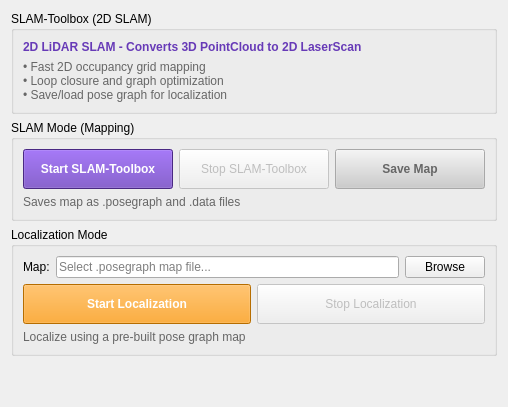
      <widget class="QWidget" name="tabSlamToolbox">
       <attribute name="title">
        <string>SLAM-Toolbox</string>
       </attribute>
       <layout class="QVBoxLayout" name="layoutSlamToolbox">
        <item>
         <widget class="QGroupBox" name="slamToolboxInfoGroup">
          <property name="title">
           <string>SLAM-Toolbox (2D SLAM)</string>
          </property>
          <layout class="QVBoxLayout" name="layoutSlamToolboxInfo">
           <item>
            <widget class="QLabel" name="lblSlamToolboxInfo">
             <property name="text">
              <string>2D LiDAR SLAM - Converts 3D PointCloud to 2D LaserScan</string>
             </property>
             <property name="styleSheet">
              <string notr="true">color: #673AB7; font-weight: bold;</string>
             </property>
            </widget>
           </item>
           <item>
            <widget class="QLabel" name="lblSlamToolboxDesc">
             <property name="text">
              <string>• Fast 2D occupancy grid mapping
• Loop closure and graph optimization
• Save/load pose graph for localization</string>
             </property>
             <property name="styleSheet">
              <string notr="true">color: #666666;</string>
             </property>
            </widget>
           </item>
          </layout>
         </widget>
        </item>
        <item>
         <widget class="QGroupBox" name="slamToolboxSlamGroup">
          <property name="title">
           <string>SLAM Mode (Mapping)</string>
          </property>
          <layout class="QVBoxLayout" name="layoutSlamToolboxSlamMain">
           <item>
            <layout class="QHBoxLayout" name="layoutSlamToolboxSlam">
             <item>
              <widget class="QPushButton" name="btnStartSlamToolbox">
               <property name="minimumSize">
                <size>
                 <width>150</width>
                 <height>40</height>
                </size>
               </property>
               <property name="styleSheet">
                <string notr="true">
QPushButton {
    background-color: #673AB7;
    color: white;
    font-weight: bold;
    padding: 10px;
}
QPushButton:disabled {
    background-color: #cccccc;
    color: #666666;
}
                </string>
               </property>
               <property name="text">
                <string>Start SLAM-Toolbox</string>
               </property>
              </widget>
             </item>
             <item>
              <widget class="QPushButton" name="btnStopSlamToolbox">
               <property name="minimumSize">
                <size>
                 <width>150</width>
                 <height>40</height>
                </size>
               </property>
               <property name="enabled">
                <bool>false</bool>
               </property>
               <property name="styleSheet">
                <string notr="true">
QPushButton {
    padding: 10px;
}
                </string>
               </property>
               <property name="text">
                <string>Stop SLAM-Toolbox</string>
               </property>
              </widget>
             </item>
             <item>
              <widget class="QPushButton" name="btnSaveSlamToolboxMap">
               <property name="minimumSize">
                <size>
                 <width>150</width>
                 <height>40</height>
                </size>
               </property>
               <property name="enabled">
                <bool>false</bool>
               </property>
               <property name="styleSheet">
                <string notr="true">
QPushButton {
    background-color: #4CAF50;
    color: white;
    font-weight: bold;
    padding: 10px;
}
QPushButton:disabled {
    background-color: #cccccc;
    color: #666666;
}
                </string>
               </property>
               <property name="text">
                <string>Save Map</string>
               </property>
              </widget>
             </item>
            </layout>
           </item>
           <item>
            <widget class="QLabel" name="lblSlamToolboxSlamInfo">
             <property name="text">
              <string>Saves map as .posegraph and .data files</string>
             </property>
             <property name="styleSheet">
              <string notr="true">color: #666666;</string>
             </property>
            </widget>
           </item>
          </layout>
         </widget>
        </item>
        <item>
         <widget class="QGroupBox" name="slamToolboxLocGroup">
          <property name="title">
           <string>Localization Mode</string>
          </property>
          <layout class="QVBoxLayout" name="layoutSlamToolboxLocMain">
           <item>
            <layout class="QHBoxLayout" name="layoutSlamToolboxMapSelect">
             <item>
              <widget class="QLabel" name="lblSlamToolboxMap">
               <property name="text">
                <string>Map:</string>
               </property>
              </widget>
             </item>
             <item>
              <widget class="QLineEdit" name="txtSlamToolboxMapPath">
               <property name="placeholderText">
                <string>Select .posegraph map file...</string>
               </property>
              </widget>
             </item>
             <item>
              <widget class="QPushButton" name="btnBrowseSlamToolboxMap">
               <property name="minimumSize">
                <size>
                 <width>80</width>
                 <height>0</height>
                </size>
               </property>
               <property name="text">
                <string>Browse</string>
               </property>
              </widget>
             </item>
            </layout>
           </item>
           <item>
            <layout class="QHBoxLayout" name="layoutSlamToolboxLoc">
             <item>
              <widget class="QPushButton" name="btnStartSlamToolboxLoc">
               <property name="minimumSize">
                <size>
                 <width>150</width>
                 <height>40</height>
                </size>
               </property>
               <property name="styleSheet">
                <string notr="true">
QPushButton {
    background-color: #FF9800;
    color: white;
    font-weight: bold;
    padding: 10px;
}
QPushButton:disabled {
    background-color: #cccccc;
    color: #666666;
}
                </string>
               </property>
               <property name="text">
                <string>Start Localization</string>
               </property>
              </widget>
             </item>
             <item>
              <widget class="QPushButton" name="btnStopSlamToolboxLoc">
               <property name="minimumSize">
                <size>
                 <width>150</width>
                 <height>40</height>
                </size>
               </property>
               <property name="enabled">
                <bool>false</bool>
               </property>
               <property name="styleSheet">
                <string notr="true">
QPushButton {
    padding: 10px;
}
                </string>
               </property>
               <property name="text">
                <string>Stop Localization</string>
               </property>
              </widget>
             </item>
            </layout>
           </item>
           <item>
            <widget class="QLabel" name="lblSlamToolboxLocInfo">
             <property name="text">
              <string>Localize using a pre-built pose graph map</string>
             </property>
             <property name="styleSheet">
              <string notr="true">color: #666666;</string>
             </property>
            </widget>
           </item>
          </layout>
         </widget>
        </item>
        <item>
         <spacer name="verticalSpacerSlamToolbox">
          <property name="orientation">
           <enum>Qt::Vertical</enum>
          </property>
          <property name="sizeHint" stdset="0">
           <size>
            <width>20</width>
            <height>40</height>
           </size>
          </property>
         </spacer>
        </item>
       </layout>
      </widget>
